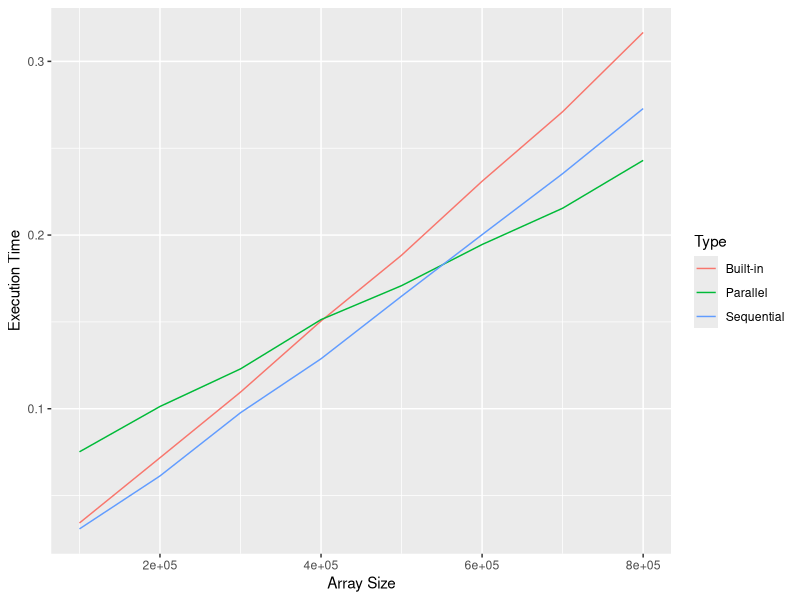
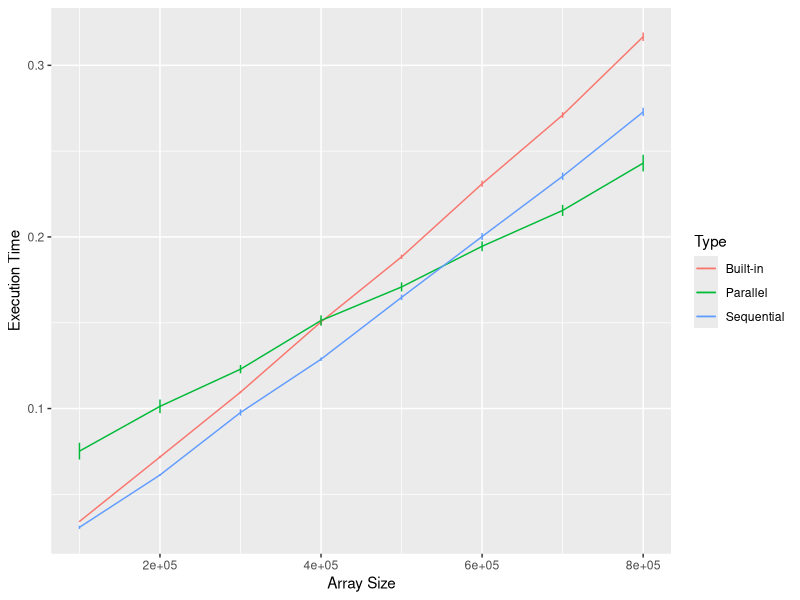

The R script that drew these images, in order:
# Copyright @ Ye XIA <qazxiaye@126.com> & Xinxiu TAO <taozi_1101@163.com>

library(plyr)
library(ggplot2)

df <- read.csv("./data.csv")
(splitDf <- ddply(df, .(Size, Type), summarize, mean=mean(Time), sd=sd(Time)))


png("1.png", width = 1000, height = 1000)
ggplot(splitDf, aes(x=Size, y=mean, colour=Type)) + geom_line() + labs(x = "Array Size", y = "Execution Time")

png("2.png", width = 1000, height = 1000)
limits <- aes(ymax = mean + 2 * sd/(50^0.5), ymin=mean - 2 * sd/(50^0.5))
last_plot() + geom_errorbar(limits, width=0.2)
